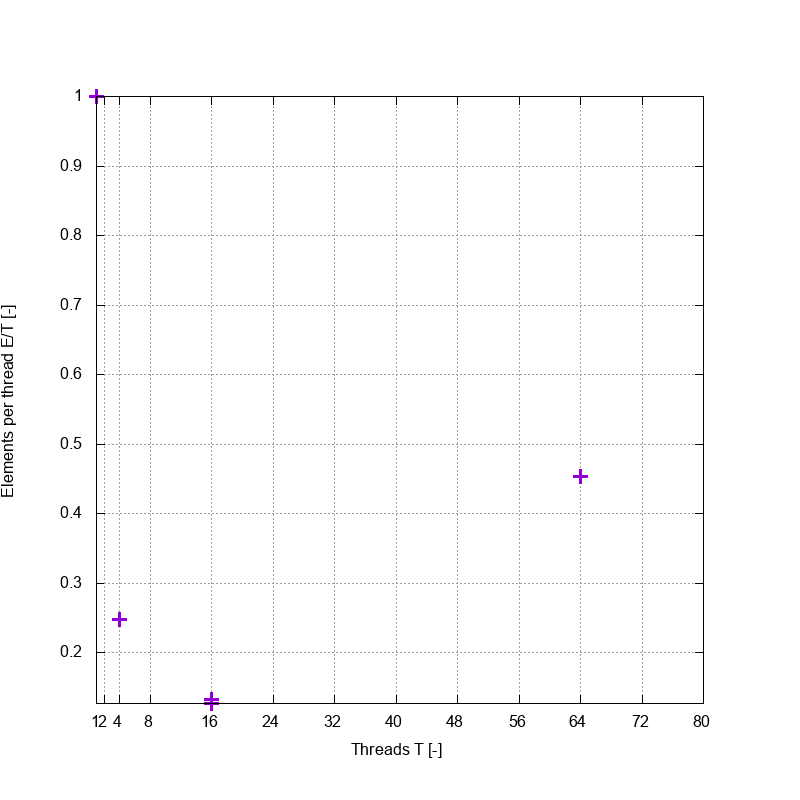

Generate this figure with gnuplot:
set datafile separator ","
set output 'weak-heat.png'
set term png size 800, 800
set lmargin at screen 0.12
set rmargin at screen 0.88
set bmargin at screen 0.12
set tmargin at screen 0.88

set xlabel 'Threads T [-]'
set ylabel 'Elements per thread E/T [-]' offset -2

set size ratio 1

set autoscale fix
set view map
set grid

plot \
    "processed3.csv" using 3:($8==9437000?$16:1/0):xtic(3) with points pointtype 1 pointsize 2 linewidth 3 notitle